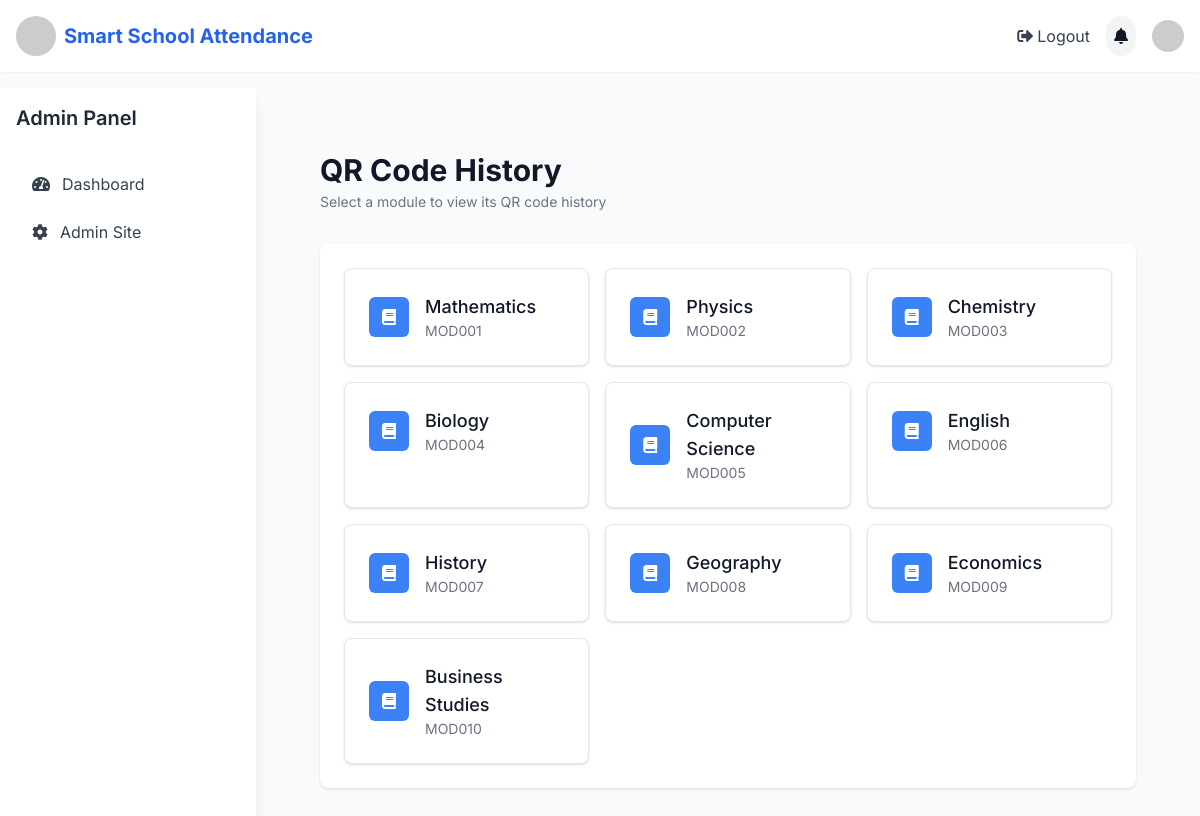
/attendance/qr-history/ (signed in), run on the app's committed database.
### attendance/models.py (models this page shows, shortened)
class Module(models.Model):
    code = models.CharField(max_length=10, unique=True)
    name = models.CharField(max_length=100)
    description = models.TextField(blank=True)
    lecturers = models.ManyToManyField(settings.AUTH_USER_MODEL, related_name='modules', limit_choices_to={'is_lecturer': True})
    students = models.ManyToManyField(settings.AUTH_USER_MODEL, related_name='enrolled_modules', limit_choices_to={'is_student': True})
    attendance_threshold = models.DecimalField(max_digits=5, decimal_places=2, default=75.00)

### attendance/views.py (the view)
# urls.py: path('qr-history/', views.qr_history_modules, name='qr_history_modules'),
@login_required
def qr_history_modules(request):
    if request.user.is_superuser:
        modules = Module.objects.all()
    else:
        modules = Module.objects.filter(lecturers=request.user)
    return render(request, 'attendance/qr_history_modules.html', {
        'modules': modules
    })

### attendance/auth_backend.py (called while the page is built)
    def get_user(self, user_id):
        try:
            return User.objects.get(pk=user_id)
        except User.DoesNotExist:
            return None

### templates/attendance/qr_history_modules.html (shortened to what this page needs)
{% extends 'base.html' %}
{% block content %}
<div class="min-h-screen bg-gray-50 py-8 px-4 sm:px-6 lg:px-8">
    <div class="max-w-7xl mx-auto">
        <div class="md:flex md:items-center md:justify-between mb-8">
            <div class="flex-1 min-w-0">
                <h2 class="text-2xl font-bold leading-7 text-gray-900 sm:text-3xl sm:truncate">
                    QR Code History
                </h2>
                <p class="mt-1 text-sm text-gray-500">
                    Select a module to view its QR code history
                </p>
            </div>
        </div>
        <div class="bg-white shadow overflow-hidden sm:rounded-lg">
            <div class="px-4 py-5 sm:p-6">
                {% if modules %}
                    <div class="grid grid-cols-1 gap-4 sm:grid-cols-2 lg:grid-cols-3">
                        {% for module in modules %}
                            <a href="{% url 'attendance:qr_history_module' module.id %}"
                               class="group block p-6 bg-white border border-gray-200 rounded-lg shadow hover:bg-gray-50 transition-colors">
                                <div class="flex items-center">
                                    <div class="flex-shrink-0 h-10 w-10 rounded-md bg-blue-500 flex items-center justify-center">
                                        <i class="fas fa-book text-white"></i>
                                    </div>
                                    <div class="ml-4">
                                        <h3 class="text-lg font-medium text-gray-900 group-hover:text-blue-600">
                                            {{ module.name }}
                                        </h3>
                                        <p class="text-sm text-gray-500">
                                            {{ module.code }}
                                        </p>
                                    </div>
                                </div>
                            </a>
                        {% endfor %}
                    </div>
                {% endif %}
            </div>
        </div>
    </div>
</div>
{% endblock %}

### templates/base.html (style rules this page uses)
body { font-family: 'Inter', sans-serif; }

### data on the page
Module: name "Mathematics", code "MOD001"
Module: name "Physics", code "MOD002"
Module: name "Chemistry", code "MOD003"
Module: name "Biology", code "MOD004"
Module: name "Computer Science", code "MOD005"
Module: name "English", code "MOD006"
Module: name "History", code "MOD007"
Module: name "Geography", code "MOD008"
Module: name "Economics", code "MOD009"
Module: name "Business Studies", code "MOD010"
